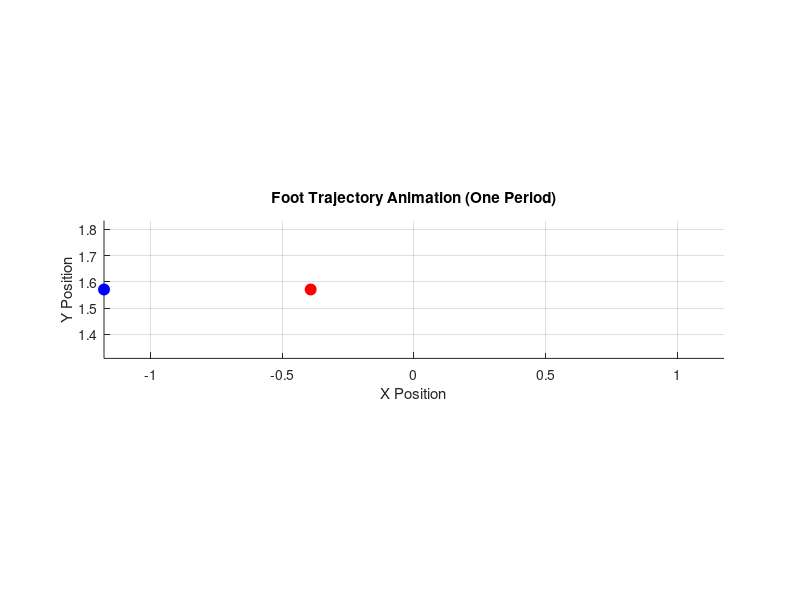

Write the MATLAB code that produced this figure.
% Define parameters
omega = 10;              % Angular frequency for both hip and knee (rad/s)
hip_amp = pi / 8;       % Amplitude of hip oscillation
knee_amp = pi / 12;     % Amplitude of knee oscillation
phase_offset = pi;      % Phase offset for the right leg
num_points = 10;       % Number of points to generate (sets resolution)

% Calculate the period for one full cycle
T = 2 * pi / abs(omega);  % Period for one full cycle

% Define time vector over one period with num_points points
t = linspace(0, T, num_points);  % Time vector for one period

% Compute joint angles
q1_des = -pi/4 + hip_amp * cos(omega * t);             % Left hip
q2_des = pi/2 + knee_amp * sin(omega * t);             % Left knee
q3_des = -pi/4 + hip_amp * cos(omega * t + phase_offset); % Right hip
q4_des = pi/2 + knee_amp * sin(omega * t + phase_offset); % Right knee

% Combine results into pts_foot matrix (for one period)
pts_foot = [q1_des; q2_des; q3_des; q4_des; t];

% Display total trajectory time
total_trajectory_time = t(end) - t(1);
fprintf('Total Trajectory Time (one period): %.2f seconds\n', total_trajectory_time);

% Display pts_foot for inspection (optional)
disp('pts_foot =');
disp(pts_foot);


% Animation setup (optional)
figure;
hold on;
xlabel('X Position');
ylabel('Y Position');
title('Foot Trajectory Animation (One Period)');
axis equal;
grid on;
xlim([-pi/4 - hip_amp, pi/4 + hip_amp]);  % Set x-axis limits
ylim([pi/2 - knee_amp, pi/2 + knee_amp]); % Set y-axis limits

% Initialize plot elements
left_foot_plot = plot(0, 0, 'ro', 'MarkerSize', 8, 'MarkerFaceColor', 'r');
right_foot_plot = plot(0, 0, 'bo', 'MarkerSize', 8, 'MarkerFaceColor', 'b');

% Animate the points (optional)
for i = 1:num_points
    % Update left foot position (x, y) based on q1_des, q2_des
    left_x = q1_des(i);
    left_y = q2_des(i);
    
    % Update right foot position (x, y) based on q3_des, q4_des
    right_x = q3_des(i);
    right_y = q4_des(i);
    
    % Update plots
    set(left_foot_plot, 'XData', left_x, 'YData', left_y);
    set(right_foot_plot, 'XData', right_x, 'YData', right_y);
    
    % Pause to create animation effect
    pause(0.05);
end

hold off;
